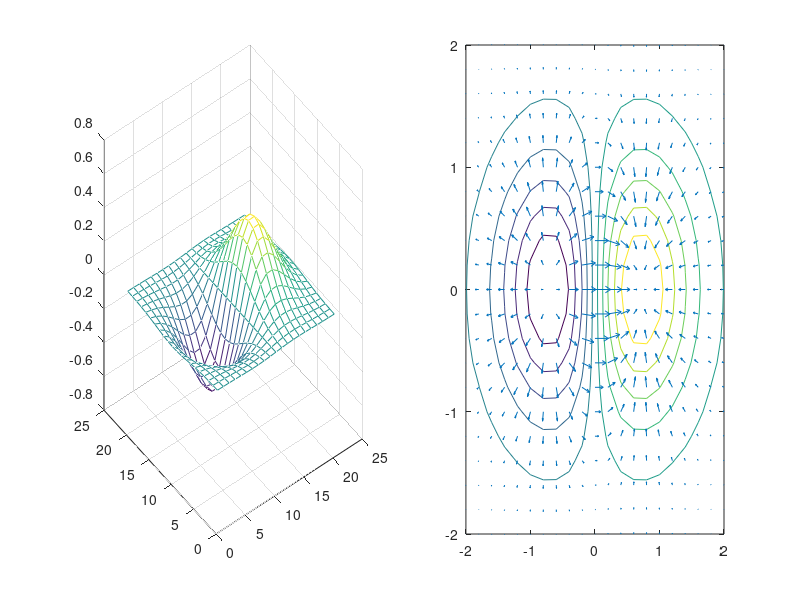

Recreate this plot in MATLAB.
clear all; clc; close all;
[x,y] = meshgrid(-2:0.2:2,-2:0.2:2);
z = x.*exp(-x.^2-y.^2);


figure(100)
subplot(1,2,1)
mesh(z)

subplot(1,2,2)
[px, py] = gradient(z);
contour(x,y,z)
hold on;
quiver(x,y,px,py)


